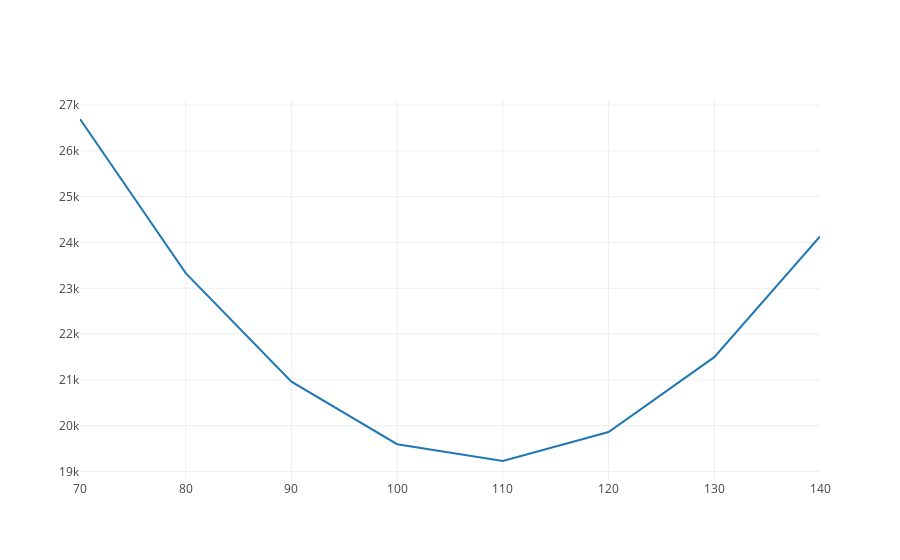

Notebook source saved alongside this figure:
### Code cell
import plotly
from plotly.offline import init_notebook_mode, iplot
from graph import m_b_trace, trace_values, plot
init_notebook_mode(connected=True)


cost_curve_trace = trace_values(b_values, rss_errors, mode="lines")
plot([cost_curve_trace])

### Figure 1 — Plotly figure (JSON) as saved in the notebook; plotly's stock layout.template omitted (floating-point values rounded to 4 significant figures)
{"data": [{"mode": "lines", "name": "data", "text": [], "type": "scatter", "uid": "55806c4a-d3e6-11e9-aabf-3af9d3ad3e0b", "x": [70, 80, 90, 100, 110, 120, 130, 140], "y": [26696, 23330, 20963, 19597, 19230, 19864, 21497, 24131]}], "layout": {}}
